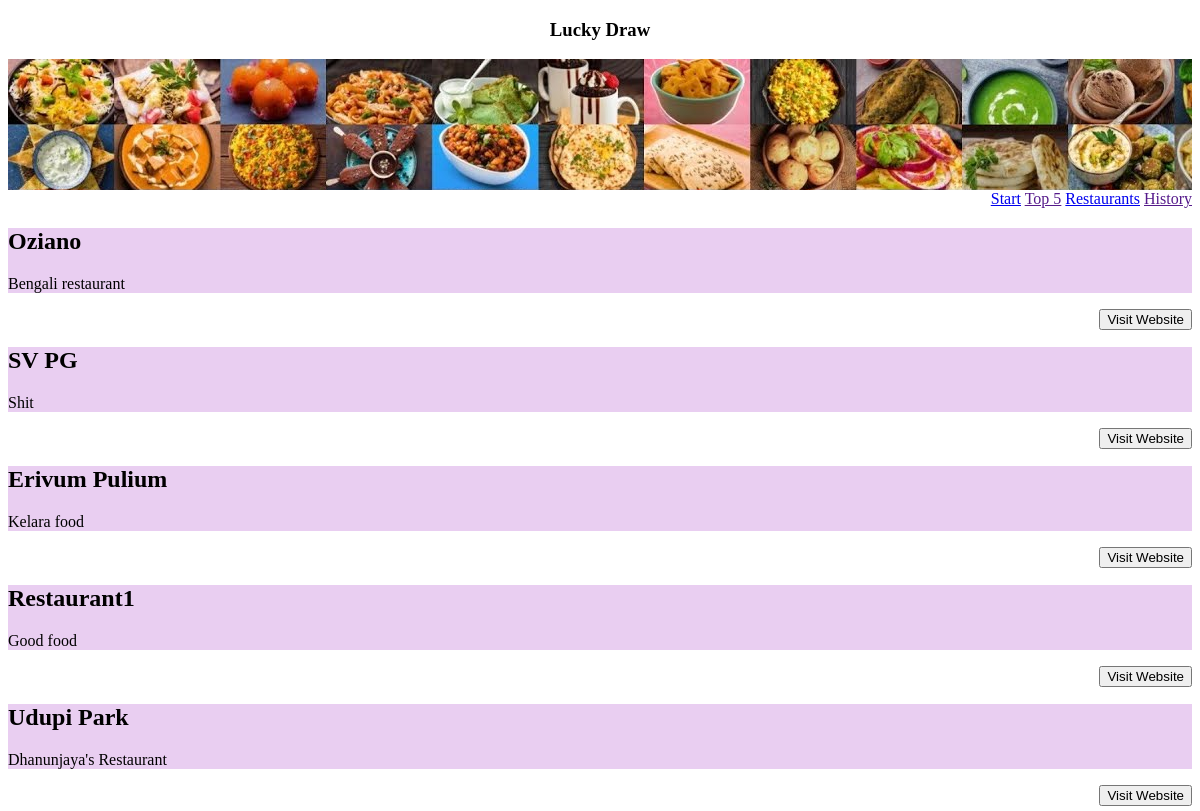
The app's page /restaurants with its own data.
### models/restaurants.py (models this page shows, shortened)
class Restaurants(Base):
    __tablename__ = 'restaurants'
    id = Column(String(100), primary_key=True)
    name = Column(String(50), unique=True)
    description = Column(String(200), nullable=True)
    site_url = Column(String(200), nullable = True)
    draw = Column(Integer(), default= 0)
    created_time = Column(DateTime(), nullable=False)
    modified_time = Column(DateTime(), nullable= False)

### app.py (the view)
@app.route('/restaurants')
def show_restaurants():
    restaurants = Restaurants.query.all()
    return render_template('show_restaurants.html', restaurants = restaurants)

### app.py (called while the page is built)
@app.teardown_appcontext
def shutdown_session(exception=None):
    db_session.remove()

### templates/show_restaurants.html (shortened to what this page needs)
{% extends 'base.html' %}
{% block content %}
{% for restaurant in restaurants %}
<div id = 'individual_res'>
<h2>{{ restaurant['name'] }}</h2>
<p>{{ restaurant['description'] }}</p>
<a id = 'visit_web_btn' href = '{{ restaurant["site_url"] }}' target="new"><button>Visit Website</button></a>
</div><br>
{% endfor %}
{% endblock %}

### templates/base.html (shortened to what this page needs)
<!DOCTYPE html>
<html>
    <head>
        <link rel = 'stylesheet' href = '{{ url_for("static", filename = "style.css") }}'>
    </head>
    <body>
        <h3 class = 'head3'>Lucky Draw</h3>
        <div class = 'upperdiv'></div>
        <div class = 'linksmenu' >
            <a href = '/'>Start</a>
            <a href = ''>Top 5</a>
            <a href = '/restaurants'>Restaurants</a>
            <a href = ''>History</a>
        </div>
        <div class = 'dynamicbody'>
        {% block content %}
        {% endblock %}
        </div>
    </body>
</html>

### static/style.css (style rules this page uses)
.upperdiv { height : 131px; width : 100%; background-image: url(food1.jpg); }
.head3 { text-align: center; font-family: cursive; }
.linksmenu { text-align: right; font-family: cursive; }
#individual_res { background-color: rgb(233, 206, 241); margin: 1px solid grey; }
#visit_web_btn { float: right }

### records on screen
Restaurants: name "Oziano", description "Bengali restaurant"
Restaurants: name "SV PG", description "Shit"
Restaurants: name "Erivum Pulium", description "Kelara food"
Restaurants: name "Restaurant1", description "Good food"
Restaurants: name "Udupi Park", description "Dhanunjaya's Restaurant"
